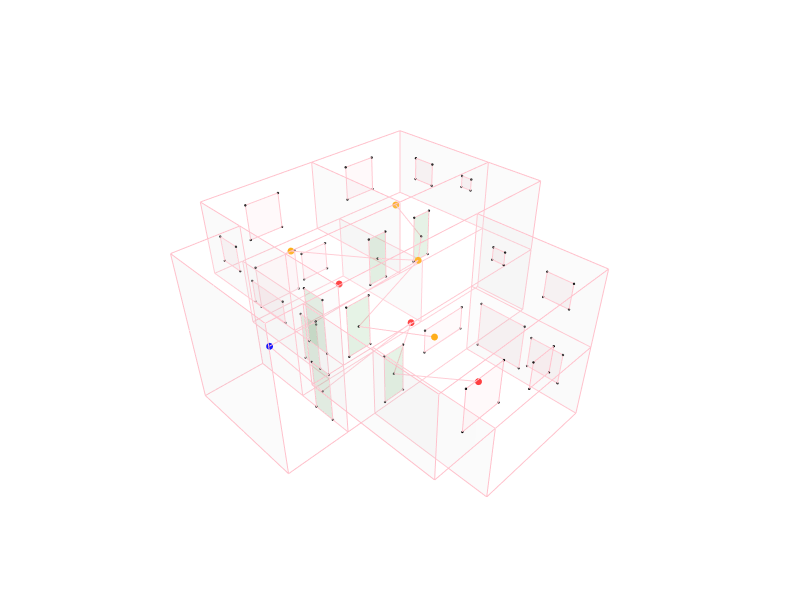

The notebook cell saved with this chart:
### Markdown cell above
## 13. Final output

### Code cell
# Set all face colors and opacities
for f in Topology.Faces(cc_building):
    d = Dictionary.ByKeysValues(["color", "opacity"], ["white", 0.05])
    Topology.SetDictionary(f, d)

for f in door_faces:
    d = Dictionary.ByKeysValues(["color", "opacity"], ["green", 0.6])
    Topology.SetDictionary(f, d)

for f in window_faces:
    d = Dictionary.ByKeysValues(["color", "opacity"], ["pink", 0.8])
    Topology.SetDictionary(f, d)

for v in Topology.Vertices(cc_building):
    d = Dictionary.ByKeysValues(["size", "color"], [0, "white"])
    Topology.SetDictionary(v, d)





door_cluster = Cluster.ByTopologies(door_faces)
window_cluster = Cluster.ByTopologies(window_faces)

Topology.Show(cc_building, door_cluster, window_cluster, g_privacy,
              vertexSizeKey="size",
              vertexColorKey="color",
              faceColorKey="color",
              opacityKey="FakeKey",
              faceOpacity=0.1,
              edgeColor="pink",
              edgeWidth=2,
              width=800,
              height=600,
              backgroundColor="white",
              renderer=renderer)

### Figure 1 — Plotly figure (JSON) as saved in the notebook; plotly's stock layout.template omitted (floating-point values rounded to 4 significant figures; data arrays with more than 128 entries replaced by an {"elided": "..."} marker saying what was removed)
{"data": [{"customdata": ["", "", "", "", "", "", "", "", "", "", "", "", "", "", "", "", "", "", "", "", "", "", "", "", "", "", "", "", "", "", "", "", "", "", "", "", "", "", "", "", "", "", "", "", "", "", "", "", "", "", "", "", ""], "hoverinfo": "text", "hovertemplate": ["Click ", "Click ", "Click ", "Click ", "Click ", "Click ", "Click ", "Click ", "Click ", "Click ", "Click ", "Click ", "Click ", "Click ", "Click ", "Click ", "Click ", "Click ", "Click ", "Click ", "Click ", "Click ", "Click ", "Click ", "Click ", "Click ", "Click ", "Click ", "Click ", "Click ", "Click ", "Click ", "Click ", "Click ", "Click ", "Click ", "Click ", "Click ", "Click ", "Click ", "Click ", "Click ", "Click ", "Click ", "Click ", "Click ", "Click ", "Click ", "Click ", "Click ", "Click ", "Click ", "Click "], "hovertext": ["", "", "", "", "", "", "", "", "", "", "", "", "", "", "", "", "", "", "", "", "", "", "", "", "", "", "", "", "", "", "", "", "", "", "", "", "", "", "", "", "", "", "", "", "", "", "", "", "", "", "", "", ""], "legendgroup": "1", "legendrank": 1, "marker": {"color": ["#FFFFFF", "#FFFFFF", "#FFFFFF", "#FFFFFF", "#FFFFFF", "#FFFFFF", "#FFFFFF", "#FFFFFF", "#FFFFFF", "#FFFFFF", "#FFFFFF", "#FFFFFF", "#FFFFFF", "#FFFFFF", "#FFFFFF", "#FFFFFF", "#FFFFFF", "#FFFFFF", "#FFFFFF", "#FFFFFF", "#FFFFFF", "#FFFFFF", "#FFFFFF", "#FFFFFF", "#FFFFFF", "#FFFFFF", "#FFFFFF", "#FFFFFF", "#FFFFFF", "#FFFFFF", "#FFFFFF", "#FFFFFF", "#FFFFFF", "#FFFFFF", "#FFFFFF", "#FFFFFF", "#FFFFFF", "#FFFFFF", "#FFFFFF", "#FFFFFF", "#FFFFFF", "#FFFFFF", "#FFFFFF", "#FFFFFF", "#FFFFFF", "#FFFFFF", "#FFFFFF", "#FFFFFF", "#FFFFFF", "#FFFFFF", "#FFFFFF", "#FFFFFF", "#FFFFFF"], "line": {"width": 0}, "opacity": 1, "size": [1.1, 1.1, 1.1, 1.1, 1.1, 1.1, 1.1, 1.1, 1.1, 1.1, 1.1, 1.1, 1.1, 1.1, 1.1, 1.1, 1.1, 1.1, 1.1, 1.1, 1.1, 1.1, 1.1, 1.1, 1.1, 1.1, 1.1, 1.1, 1.1, 1.1, 1.1, 1.1, 1.1, 1.1, 1.1, 1.1, 1.1, 1.1, 1.1, 1.1, 1.1, 1.1, 1.1, 1.1, 1.1, 1.1, 1.1, 1.1, 1.1, 1.1, 1.1, 1.1, 1.1], "sizemode": "diameter", "symbol": "circle"}, "mode": "markers", "name": "1: Untitled (Vertices)", "showlegend": false, "text": ["", "", "", "", "", "", "", "", "", "", "", "", "", "", "", "", "", "", "", "", "", "", "", "", "", "", "", "", "", "", "", "", "", "", "", "", "", "", "", "", "", "", "", "", "", "", "", "", "", "", "", "", ""], "type": "scatter3d", "x": [0, -2.5, 0, -1.25, -2.5, 5.0, 5.0, -2.5, 5.0, 5.0, -1.25, -2.5, 5, 0, 5, 0, 8.75, 5.0, 3.75, 1.3e-05, -1.25, 8.75, 8.75, 3.75, 8.75, -1.25, -3.75, -1.25, -3.75, -3.75, -3.75, -3.75, -1.25, -1.25, -1.25, -1.25, -3.75, -3.75, -3.75, 5.0, 8.75, 1.3e-05, 8.75, 8.75, 5.0, 8.75, 3.75, 3.75, 1.3e-05, -1.25, -1.25, 5.0, 1.3e-05], "y": [-5, -5.0, 0, 8e-06, 8e-06, -5.0, -5.0, -5.0, 4e-06, 8e-06, 8e-06, 8e-06, -5, -5, 0, 0, 2.5, 2.5, 2.5, 2.5, 2.5, 8e-06, 8e-06, 2.5, 2.5, 2.5, 5.0, 5.0, 2.5, 8e-06, 8e-06, 8e-06, 8e-06, 5.0, 2.5, 5.0, 5.0, 5.0, 2.5, 2.5, 2.5, 2.5, 8e-06, 7.5, 7.5, 7.5, 7.5, 7.5, 7.5, 7.5, 7.5, 7.5, 7.5], "z": [3.2, 3.2, 3.2, 3.2, 3.2, 3.2, 6.2, 6.2, 3.2, 6.2, 6.2, 6.2, 0.2, 0.2, 0.2, 0.2, 3.2, 3.2, 3.2, 3.2, 3.2, 3.2, 6.2, 6.2, 6.2, 6.2, 6.2, 6.2, 6.2, 6.2, 0.2, 3.2, 0.2, 3.2, 0.2, 0.2, 0.2, 3.2, 0.2, 0.2, 0.2, 0.2, 0.2, 3.2, 3.2, 6.2, 3.2, 6.2, 3.2, 3.2, 6.2, 0.2, 0.2]}, {"hoverinfo": "text", "legendgroup": "2", "legendrank": 2, "line": {"color": "pink", "dash": "solid", "width": 2}, "marker": {"size": 0}, "mode": "lines", "name": "1: Untitled (Edges)", "showlegend": false, "text": "", "type": "scatter3d", "x": {"elided": "282 float values"}, "y": {"elided": "282 float values"}, "z": {"elided": "282 float values"}}, {"cmax": 1, "cmin": 0, "color": "#FAFAFA", "colorscale": [[0, "#440154"], [0.1111, "#482878"], [0.2222, "#3e4989"], [0.3333, "#31688e"], [0.4444, "#26828e"], [0.5556, "#1f9e89"], [0.6667, "#35b779"], [0.7778, "#6ece58"], [0.8889, "#b5de2b"], [1, "#fde725"]], "facecolor": {"elided": "137 str values"}, "flatshading": true, "hoverinfo": "text", "hovertext": {"elided": "137 str values"}, "i": {"elided": "137 int values"}, "j": {"elided": "137 int values"}, "k": {"elided": "137 int values"}, "legendgroup": "3", "legendrank": 3, "lighting": {"facenormalsepsilon": 0}, "name": "1: Untitled (Faces)", "opacity": 0.1, "showlegend": false, "showscale": false, "text": {"elided": "137 str values"}, "type": "mesh3d", "x": [-1.25, 0, -2.5, 0, -2.5, -2.5, 5.0, 5.0, 5.0, -1.25, 5.0, -2.5, 5, 0, 5, 0, -1.25, 1.3e-05, 3.75, 5.0, 8.75, 8.75, 8.75, 3.75, -1.25, 8.75, -3.75, -3.75, -1.25, -3.75, -3.75, -3.75, -1.25, -1.25, -1.25, -1.25, -3.75, -3.75, -3.75, 5.0, 8.75, 1.3e-05, 8.75, 8.75, 5.0, 8.75, 3.75, 3.75, 1.3e-05, -1.25, -1.25, 5.0, 1.3e-05], "y": [8e-06, -5, -5.0, 0, 8e-06, -5.0, -5.0, -5.0, 4e-06, 8e-06, 8e-06, 8e-06, -5, -5, 0, 0, 2.5, 2.5, 2.5, 2.5, 8e-06, 2.5, 8e-06, 2.5, 2.5, 2.5, 2.5, 8e-06, 5.0, 5.0, 8e-06, 8e-06, 8e-06, 5.0, 2.5, 5.0, 5.0, 5.0, 2.5, 2.5, 2.5, 2.5, 8e-06, 7.5, 7.5, 7.5, 7.5, 7.5, 7.5, 7.5, 7.5, 7.5, 7.5], "z": [3.2, 3.2, 3.2, 3.2, 3.2, 6.2, 6.2, 3.2, 3.2, 6.2, 6.2, 6.2, 0.2, 0.2, 0.2, 0.2, 3.2, 3.2, 3.2, 3.2, 3.2, 3.2, 6.2, 6.2, 6.2, 6.2, 6.2, 6.2, 6.2, 6.2, 3.2, 0.2, 0.2, 3.2, 0.2, 0.2, 0.2, 3.2, 0.2, 0.2, 0.2, 0.2, 0.2, 3.2, 3.2, 6.2, 6.2, 3.2, 3.2, 6.2, 3.2, 0.2, 0.2]}, {"customdata": ["", "", "", "", "", "", "", "", "", "", "", "", "", "", "", "", "", "", "", "", "", "", "", "", "", "", "", ""], "hoverinfo": "text", "hovertemplate": ["Click ", "Click ", "Click ", "Click ", "Click ", "Click ", "Click ", "Click ", "Click ", "Click ", "Click ", "Click ", "Click ", "Click ", "Click ", "Click ", "Click ", "Click ", "Click ", "Click ", "Click ", "Click ", "Click ", "Click ", "Click ", "Click ", "Click ", "Click "], "hovertext": ["", "", "", "", "", "", "", "", "", "", "", "", "", "", "", "", "", "", "", "", "", "", "", "", "", "", "", ""], "legendgroup": "5", "legendrank": 5, "marker": {"color": ["#000000", "#000000", "#000000", "#000000", "#000000", "#000000", "#000000", "#000000", "#000000", "#000000", "#000000", "#000000", "#000000", "#000000", "#000000", "#000000", "#000000", "#000000", "#000000", "#000000", "#000000", "#000000", "#000000", "#000000", "#000000", "#000000", "#000000", "#000000"], "line": {"width": 0}, "opacity": 1, "size": [2.8, 2.8, 2.8, 2.8, 2.8, 2.8, 2.8, 2.8, 2.8, 2.8, 2.8, 2.8, 2.8, 2.8, 2.8, 2.8, 2.8, 2.8, 2.8, 2.8, 2.8, 2.8, 2.8, 2.8, 2.8, 2.8, 2.8, 2.8], "sizemode": "diameter", "symbol": "circle"}, "mode": "markers", "name": "2: Untitled (Vertices)", "showlegend": false, "text": ["", "", "", "", "", "", "", "", "", "", "", "", "", "", "", "", "", "", "", "", "", "", "", "", "", "", "", ""], "type": "scatter3d", "x": [-0.09999, -0.09999, -1.0, -1.0, 5.29, 4.49, 4.49, 5.29, 2.21, 2.21, 3.01, 3.01, 1.3e-05, 1.3e-05, 1.3e-05, 1.3e-05, 0.5, 1.4, 1.4, 0.5, -1.25, -1.25, -1.25, -1.25, -1.25, -1.25, -1.25, -1.25], "y": [8e-06, 8e-06, 8e-06, 8e-06, 2.5, 2.5, 2.5, 2.5, 2.5, 2.5, 2.5, 2.5, 3.0, 3.9, 3.9, 3.0, 0, 0, 0, 0, 0.8, 1.7, 1.7, 0.8, 0.8, 1.7, 1.7, 0.8], "z": [5.3, 3.4, 3.4, 5.3, 5.3, 5.3, 3.4, 3.4, 5.3, 3.4, 3.4, 5.3, 2.5, 2.5, 0.4, 0.4, 2.5, 2.5, 0.4, 0.4, 2.3, 2.3, 0.2, 0.2, 5.3, 5.3, 3.2, 3.2]}, {"hoverinfo": "text", "legendgroup": "6", "legendrank": 6, "line": {"color": "pink", "dash": "solid", "width": 2}, "marker": {"size": 0}, "mode": "lines", "name": "2: Untitled (Edges)", "showlegend": false, "text": "", "type": "scatter3d", "x": [-0.09999, -0.09999, null, -0.09999, -1.0, null, -1.0, -1.0, null, -1.0, -0.09999, null, 5.29, 4.49, null, 4.49, 4.49, null, 4.49, 5.29, null, 5.29, 5.29, null, 2.21, 2.21, null, 2.21, 3.01, null, 3.01, 3.01, null, 3.01, 2.21, null, 1.3e-05, 1.3e-05, null, 1.3e-05, 1.3e-05, null, 1.3e-05, 1.3e-05, null, 1.3e-05, 1.3e-05, null, 0.5, 1.4, null, 1.4, 1.4, null, 1.4, 0.5, null, 0.5, 0.5, null, -1.25, -1.25, null, -1.25, -1.25, null, -1.25, -1.25, null, -1.25, -1.25, null, -1.25, -1.25, null, -1.25, -1.25, null, -1.25, -1.25, null, -1.25, -1.25, null], "y": [8e-06, 8e-06, null, 8e-06, 8e-06, null, 8e-06, 8e-06, null, 8e-06, 8e-06, null, 2.5, 2.5, null, 2.5, 2.5, null, 2.5, 2.5, null, 2.5, 2.5, null, 2.5, 2.5, null, 2.5, 2.5, null, 2.5, 2.5, null, 2.5, 2.5, null, 3.0, 3.9, null, 3.9, 3.9, null, 3.9, 3.0, null, 3.0, 3.0, null, 0, 0, null, 0, 0, null, 0, 0, null, 0, 0, null, 0.8, 1.7, null, 1.7, 1.7, null, 1.7, 0.8, null, 0.8, 0.8, null, 0.8, 1.7, null, 1.7, 1.7, null, 1.7, 0.8, null, 0.8, 0.8, null], "z": [5.3, 3.4, null, 3.4, 3.4, null, 3.4, 5.3, null, 5.3, 5.3, null, 5.3, 5.3, null, 5.3, 3.4, null, 3.4, 3.4, null, 3.4, 5.3, null, 5.3, 3.4, null, 3.4, 3.4, null, 3.4, 5.3, null, 5.3, 5.3, null, 2.5, 2.5, null, 2.5, 0.4, null, 0.4, 0.4, null, 0.4, 2.5, null, 2.5, 2.5, null, 2.5, 0.4, null, 0.4, 0.4, null, 0.4, 2.5, null, 2.3, 2.3, null, 2.3, 0.2, null, 0.2, 0.2, null, 0.2, 2.3, null, 5.3, 5.3, null, 5.3, 3.2, null, 3.2, 3.2, null, 3.2, 5.3, null]}, {"cmax": 1, "cmin": 0, "color": "#FAFAFA", "colorscale": [[0, "#440154"], [0.1111, "#482878"], [0.2222, "#3e4989"], [0.3333, "#31688e"], [0.4444, "#26828e"], [0.5556, "#1f9e89"], [0.6667, "#35b779"], [0.7778, "#6ece58"], [0.8889, "#b5de2b"], [1, "#fde725"]], "facecolor": ["#008000", "#008000", "#008000", "#008000", "#008000", "#008000", "#008000", "#008000", "#008000", "#008000", "#008000", "#008000", "#008000", "#008000"], "flatshading": true, "hoverinfo": "text", "hovertext": ["Face_01", "Face_02", "Face_03", "Face_04", "Face_05", "Face_06", "Face_07", "Face_08", "Face_09", "Face_10", "Face_11", "Face_12", "Face_13", "Face_14"], "i": [0, 0, 4, 4, 8, 8, 12, 12, 16, 16, 20, 20, 24, 24], "j": [1, 2, 5, 6, 9, 11, 13, 14, 17, 18, 21, 22, 25, 26], "k": [2, 3, 6, 7, 10, 9, 14, 15, 18, 19, 22, 23, 26, 27], "legendgroup": "7", "legendrank": 7, "lighting": {"facenormalsepsilon": 0}, "name": "2: Untitled (Faces)", "opacity": 0.1, "showlegend": false, "showscale": false, "text": ["Face_01", "Face_02", "Face_03", "Face_04", "Face_05", "Face_06", "Face_07", "Face_08", "Face_09", "Face_10", "Face_11", "Face_12", "Face_13", "Face_14"], "type": "mesh3d", "x": [-0.09999, -0.09999, -1.0, -1.0, 5.29, 5.29, 4.49, 4.49, 3.01, 2.21, 2.21, 3.01, 1.3e-05, 1.3e-05, 1.3e-05, 1.3e-05, 1.4, 1.4, 0.5, 0.5, -1.25, -1.25, -1.25, -1.25, -1.25, -1.25, -1.25, -1.25], "y": [8e-06, 8e-06, 8e-06, 8e-06, 2.5, 2.5, 2.5, 2.5, 2.5, 2.5, 2.5, 2.5, 3.0, 3.0, 3.9, 3.9, 0, 0, 0, 0, 0.8, 0.8, 1.7, 1.7, 0.8, 0.8, 1.7, 1.7], "z": [5.3, 3.4, 3.4, 5.3, 3.4, 5.3, 5.3, 3.4, 3.4, 5.3, 3.4, 5.3, 0.4, 2.5, 2.5, 0.4, 2.5, 0.4, 0.4, 2.5, 0.2, 2.3, 2.3, 0.2, 3.2, 5.3, 5.3, 3.2]}, {"customdata": ["", "", "", "", "", "", "", "", "", "", "", "", "", "", "", "", "", "", "", "", "", "", "", "", "", "", "", "", "", "", "", "", "", "", "", "", "", "", "", "", "", "", "", "", "", "", "", "", "", "", "", "", "", "", "", "", "", "", "", ""], "hoverinfo": "text", "hovertemplate": ["Click ", "Click ", "Click ", "Click ", "Click ", "Click ", "Click ", "Click ", "Click ", "Click ", "Click ", "Click ", "Click ", "Click ", "Click ", "Click ", "Click ", "Click ", "Click ", "Click ", "Click ", "Click ", "Click ", "Click ", "Click ", "Click ", "Click ", "Click ", "Click ", "Click ", "Click ", "Click ", "Click ", "Click ", "Click ", "Click ", "Click ", "Click ", "Click ", "Click ", "Click ", "Click ", "Click ", "Click ", "Click ", "Click ", "Click ", "Click ", "Click ", "Click ", "Click ", "Click ", "Click ", "Click ", "Click ", "Click ", "Click ", "Click ", "Click ", "Click "], "hovertext": ["", "", "", "", "", "", "", "", "", "", "", "", "", "", "", "", "", "", "", "", "", "", "", "", "", "", "", "", "", "", "", "", "", "", "", "", "", "", "", "", "", "", "", "", "", "", "", "", "", "", "", "", "", "", "", "", "", "", "", ""], "legendgroup": "9", "legendrank": 9, "marker": {"color": ["#000000", "#000000", "#000000", "#000000", "#000000", "#000000", "#000000", "#000000", "#000000", "#000000", "#000000", "#000000", "#000000", "#000000", "#000000", "#000000", "#000000", "#000000", "#000000", "#000000", "#000000", "#000000", "#000000", "#000000", "#000000", "#000000", "#000000", "#000000", "#000000", "#000000", "#000000", "#000000", "#000000", "#000000", "#000000", "#000000", "#000000", "#000000", "#000000", "#000000", "#000000", "#000000", "#000000", "#000000", "#000000", "#000000", "#000000", "#000000", "#000000", "#000000", "#000000", "#000000", "#000000", "#000000", "#000000", "#000000", "#000000", "#000000", "#000000", "#000000"], "line": {"width": 0}, "opacity": 1, "size": [2.8, 2.8, 2.8, 2.8, 2.8, 2.8, 2.8, 2.8, 2.8, 2.8, 2.8, 2.8, 2.8, 2.8, 2.8, 2.8, 2.8, 2.8, 2.8, 2.8, 2.8, 2.8, 2.8, 2.8, 2.8, 2.8, 2.8, 2.8, 2.8, 2.8, 2.8, 2.8, 2.8, 2.8, 2.8, 2.8, 2.8, 2.8, 2.8, 2.8, 2.8, 2.8, 2.8, 2.8, 2.8, 2.8, 2.8, 2.8, 2.8, 2.8, 2.8, 2.8, 2.8, 2.8, 2.8, 2.8, 2.8, 2.8, 2.8, 2.8], "sizemode": "diameter", "symbol": "circle"}, "mode": "markers", "name": "3: Untitled (Vertices)", "showlegend": false, "text": ["", "", "", "", "", "", "", "", "", "", "", "", "", "", "", "", "", "", "", "", "", "", "", "", "", "", "", "", "", "", "", "", "", "", "", "", "", "", "", "", "", "", "", "", "", "", "", "", "", "", "", "", "", "", "", "", "", "", "", ""], "type": "scatter3d", "x": [5.0, 5.0, 5.0, 5.0, 5.0, 5.0, 5.0, 5.0, 1.5, 1.5, 2.5, 2.5, -1.5, -1.5, 1.1e-05, 1.1e-05, 8.75, 8.75, 8.75, 8.75, 8.75, 8.75, 8.75, 8.75, 5.5, 7.0, 7.0, 5.5, 2.0, 2.0, 0.5, 0.5, -1.25, -1.25, -1.25, -1.25, 1.3e-05, 1.3e-05, 1.3e-05, 1.3e-05, 2.798, 4.098, 4.098, 2.798, 0.5174, 2.467, 2.467, 0.5174, 2.5, 4.5, 4.5, 2.5, 5, 5, 5, 5, 5, 5, 5, 5], "y": [-1.3, -1.3, -0.8, -0.8, -4, -4, -3.0, -3.0, -5.0, -5.0, -5.0, -5.0, -5.0, -5.0, -5.0, -5.0, 3.8, 3.3, 3.3, 3.8, 6.5, 5.5, 5.5, 6.5, 7.5, 7.5, 7.5, 7.5, 7.5, 7.5, 7.5, 7.5, 5.5, 6.5, 6.5, 5.5, 5.0, 7.0, 7.0, 5.0, 7.5, 7.5, 7.5, 7.5, 7.5, 7.5, 7.5, 7.5, 0, 0, 0, 0, -0.5174, -2.467, -2.467, -0.5174, -2.798, -4.098, -4.098, -2.798], "z": [5.2, 4.7, 4.7, 5.2, 5.2, 4.2, 4.2, 5.2, 4.7, 3.7, 3.7, 4.7, 5.7, 4.2, 4.2, 5.7, 5.2, 5.2, 4.7, 4.7, 5.2, 5.2, 4.2, 4.2, 5.45, 5.45, 3.95, 3.95, 5.45, 3.95, 3.95, 5.45, 5.2, 5.2, 4.2, 4.2, 2.5, 2.5, 1.495, 1.495, 2.334, 2.334, 1.034, 1.034, 2.659, 2.659, 0.7164, 0.7164, 2.5, 2.5, 1.495, 1.495, 2.659, 2.659, 0.7164, 0.7164, 2.334, 2.334, 1.034, 1.034]}, {"hoverinfo": "text", "legendgroup": "10", "legendrank": 10, "line": {"color": "pink", "dash": "solid", "width": 2}, "marker": {"size": 0}, "mode": "lines", "name": "3: Untitled (Edges)", "showlegend": false, "text": "", "type": "scatter3d", "x": {"elided": "180 float values"}, "y": {"elided": "180 float values"}, "z": {"elided": "180 float values"}}, {"cmax": 1, "cmin": 0, "color": "#FAFAFA", "colorscale": [[0, "#440154"], [0.1111, "#482878"], [0.2222, "#3e4989"], [0.3333, "#31688e"], [0.4444, "#26828e"], [0.5556, "#1f9e89"], [0.6667, "#35b779"], [0.7778, "#6ece58"], [0.8889, "#b5de2b"], [1, "#fde725"]], "facecolor": ["#FFC0CB", "#FFC0CB", "#FFC0CB", "#FFC0CB", "#FFC0CB", "#FFC0CB", "#FFC0CB", "#FFC0CB", "#FFC0CB", "#FFC0CB", "#FFC0CB", "#FFC0CB", "#FFC0CB", "#FFC0CB", "#FFC0CB", "#FFC0CB", "#FFC0CB", "#FFC0CB", "#FFC0CB", "#FFC0CB", "#FFC0CB", "#FFC0CB", "#FFC0CB", "#FFC0CB", "#FFC0CB", "#FFC0CB", "#FFC0CB", "#FFC0CB", "#FFC0CB", "#FFC0CB"], "flatshading": true, "hoverinfo": "text", "hovertext": ["Face_01", "Face_02", "Face_03", "Face_04", "Face_05", "Face_06", "Face_07", "Face_08", "Face_09", "Face_10", "Face_11", "Face_12", "Face_13", "Face_14", "Face_15", "Face_16", "Face_17", "Face_18", "Face_19", "Face_20", "Face_21", "Face_22", "Face_23", "Face_24", "Face_25", "Face_26", "Face_27", "Face_28", "Face_29", "Face_30"], "i": [0, 0, 4, 4, 8, 8, 12, 12, 16, 16, 20, 20, 24, 24, 28, 28, 32, 32, 36, 36, 40, 40, 44, 44, 48, 48, 52, 52, 56, 56], "j": [1, 2, 5, 6, 9, 11, 13, 15, 17, 18, 21, 22, 25, 26, 29, 30, 33, 34, 37, 38, 41, 42, 45, 46, 49, 50, 53, 54, 57, 58], "k": [2, 3, 6, 7, 10, 9, 14, 13, 18, 19, 22, 23, 26, 27, 30, 31, 34, 35, 38, 39, 42, 43, 46, 47, 50, 51, 54, 55, 58, 59], "legendgroup": "11", "legendrank": 11, "lighting": {"facenormalsepsilon": 0}, "name": "3: Untitled (Faces)", "opacity": 0.1, "showlegend": false, "showscale": false, "text": ["Face_01", "Face_02", "Face_03", "Face_04", "Face_05", "Face_06", "Face_07", "Face_08", "Face_09", "Face_10", "Face_11", "Face_12", "Face_13", "Face_14", "Face_15", "Face_16", "Face_17", "Face_18", "Face_19", "Face_20", "Face_21", "Face_22", "Face_23", "Face_24", "Face_25", "Face_26", "Face_27", "Face_28", "Face_29", "Face_30"], "type": "mesh3d", "x": [5.0, 5.0, 5.0, 5.0, 5.0, 5.0, 5.0, 5.0, 2.5, 1.5, 1.5, 2.5, 1.1e-05, -1.5, -1.5, 1.1e-05, 8.75, 8.75, 8.75, 8.75, 8.75, 8.75, 8.75, 8.75, 7.0, 7.0, 5.5, 5.5, 2.0, 2.0, 0.5, 0.5, -1.25, -1.25, -1.25, -1.25, 1.3e-05, 1.3e-05, 1.3e-05, 1.3e-05, 4.098, 4.098, 2.798, 2.798, 2.467, 2.467, 0.5174, 0.5174, 4.5, 4.5, 2.5, 2.5, 5, 5, 5, 5, 5, 5, 5, 5], "y": [-1.3, -1.3, -0.8, -0.8, -4, -4, -3.0, -3.0, -5.0, -5.0, -5.0, -5.0, -5.0, -5.0, -5.0, -5.0, 3.3, 3.3, 3.8, 3.8, 5.5, 5.5, 6.5, 6.5, 7.5, 7.5, 7.5, 7.5, 7.5, 7.5, 7.5, 7.5, 5.5, 5.5, 6.5, 6.5, 5.0, 5.0, 7.0, 7.0, 7.5, 7.5, 7.5, 7.5, 7.5, 7.5, 7.5, 7.5, 0, 0, 0, 0, -2.467, -2.467, -0.5174, -0.5174, -4.098, -4.098, -2.798, -2.798], "z": [5.2, 4.7, 4.7, 5.2, 5.2, 4.2, 4.2, 5.2, 3.7, 4.7, 3.7, 4.7, 4.2, 5.7, 4.2, 5.7, 5.2, 4.7, 4.7, 5.2, 5.2, 4.2, 4.2, 5.2, 5.45, 3.95, 3.95, 5.45, 5.45, 3.95, 3.95, 5.45, 4.2, 5.2, 5.2, 4.2, 1.495, 2.5, 2.5, 1.495, 2.334, 1.034, 1.034, 2.334, 2.659, 0.7164, 0.7164, 2.659, 2.5, 1.495, 1.495, 2.5, 2.659, 0.7164, 0.7164, 2.659, 2.334, 1.034, 1.034, 2.334]}, {"hoverinfo": "text", "legendgroup": "14", "legendrank": 14, "line": {"color": "pink", "dash": "solid", "width": 2}, "marker": {"size": 0}, "mode": "lines", "name": "4: Untitled Graph (Edges)", "showlegend": false, "text": "", "type": "scatter3d", "x": [2.5, 0.95, null, 3.5, -1.25, null, 3.5, 4.89, null, 3.5, 2.61, null, -0.55, 3.5, null, 4.89, 6.0, null, -1.25, 3.162, null, 0.95, 3.162, null, 2.61, 0.625, null, -1.25, -2.434, null, -2.434, -1.25, null, 0.625, -0.55, null], "y": [-2.5, 0, null, 1.333, 1.25, null, 1.333, 2.5, null, 1.333, 2.5, null, 8e-06, 1.333, null, 2.5, 5.0, null, 1.25, 1.324, null, 0, 1.324, null, 2.5, 5.0, null, 1.25, 2.237, null, 2.237, 1.25, null, -2.083, 8e-06, null], "z": [1.7, 1.45, null, 4.4, 4.25, null, 4.4, 4.35, null, 4.4, 4.35, null, 4.35, 4.4, null, 4.35, 4.4, null, 1.25, 1.788, null, 1.45, 1.788, null, 4.35, 4.45, null, 4.25, 3.358, null, 3.358, 1.25, null, 4.45, 4.35, null]}, {"customdata": ["", "", "", "", "", "", "", "", "", "", "", "", "", ""], "hoverinfo": "text", "hovertemplate": ["Click ", "Click ", "Click ", "Click ", "Click ", "Click ", "Click ", "Click ", "Click ", "Click ", "Click ", "Click ", "Click ", "Click "], "hovertext": ["", "", "", "", "", "", "", "", "", "", "", "", "", ""], "legendgroup": "13", "legendrank": 13, "marker": {"color": ["#FF0000", "#FFA500", "#FFA500", "#FF0000", "#FF0000", "#FFA500", "#0000FF", "#FFA500", "#000000", "#000000", "#000000", "#000000", "#000000", "#000000"], "line": {"width": 0}, "opacity": 1, "size": [8, 8, 8, 8, 8, 8, 8, 8, 2.8, 2.8, 2.8, 2.8, 2.8, 2.8], "sizemode": "diameter", "symbol": "circle"}, "mode": "markers", "name": "4: Untitled Graph (Vertices)", "showlegend": false, "text": ["", "", "", "", "", "", "", "", "", "", "", "", "", ""], "type": "scatter3d", "x": [2.5, 3.5, 6.0, 3.162, 2.75, 0.625, -2.434, 0.625, 0.95, 2.61, -1.25, -0.55, -1.25, 4.89], "y": [-2.5, 1.333, 5.0, 1.324, 5.0, 5.0, 2.237, -2.083, 0, 2.5, 1.25, 8e-06, 1.25, 2.5], "z": [1.7, 4.4, 4.4, 1.788, 2, 4.45, 3.358, 4.45, 1.45, 4.35, 1.25, 4.35, 4.25, 4.35]}], "layout": {"autosize": true, "height": 600, "margin": {"b": 40, "l": 40, "r": 40, "t": 40}, "paper_bgcolor": "#FFFFFF", "plot_bgcolor": "#FFFFFF", "scene": {"aspectmode": "data", "camera": {"center": {"x": 0, "y": 0, "z": 0}, "eye": {"x": -1.25, "y": -1.25, "z": 1.25}, "projection": {"type": "perspective"}, "up": {"x": 0, "y": 0, "z": 1}}, "xaxis": {"visible": false}, "yaxis": {"visible": false}, "zaxis": {"visible": false}}, "showlegend": true, "width": 800, "xaxis": {"showgrid": false, "visible": false, "zeroline": false}, "yaxis": {"showgrid": false, "visible": false, "zeroline": false}}}
